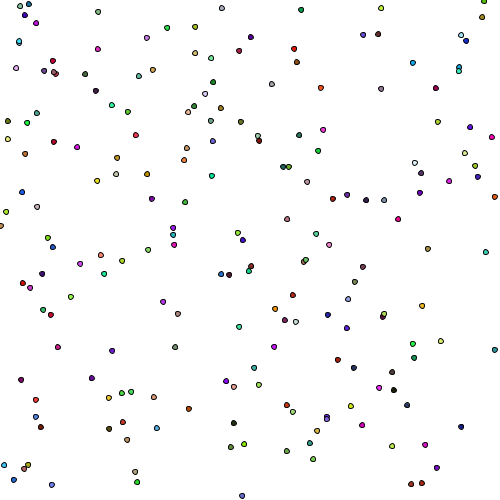
Frame 1 (no input)
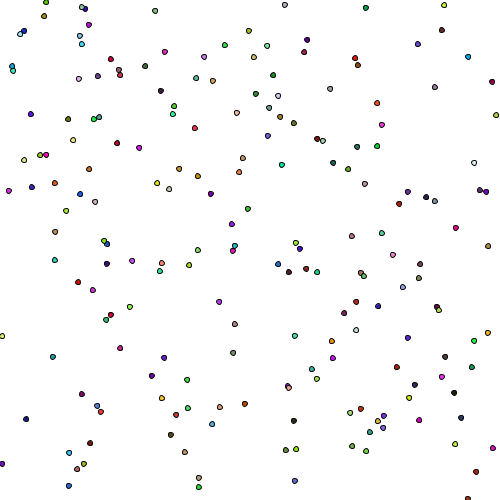
Frame 60 (the mouse pressed at the canvas centre just before this capture)
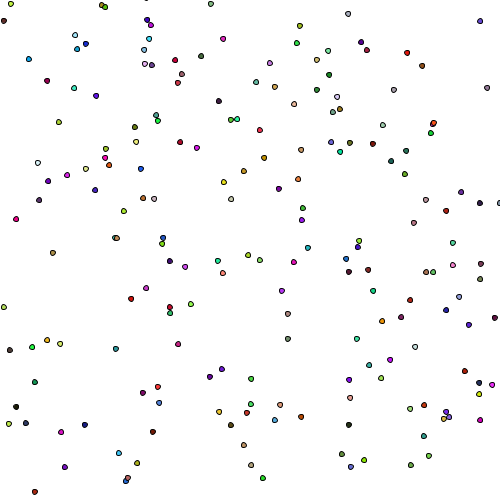
Frame 120 (the mouse held since frame 60 and released just before this capture)

The Processing sketch that drew these frames (run headless with seeded random() and noise(); from frame 60 on, the mouse is pressed at the canvas centre):

// Processing sketch: processing_168505
// ── processing_168505.pde


Cell[] myCells = new Cell[200];


void setup() {
  size(500, 500);
  for (int i = 0; i < myCells.length; i ++) {
    myCells[i] = new Cell();
  }
}

void draw() {
  background(255);
  for (int i=0; i< myCells.length; i++) {
    myCells[i].display();
    myCells[i].update();
    myCells[i].checkedges();
  }
}
void keyPressed(){
  save("processing.jpg");//export images

}
//declare variables

class Cell{
  
  float xlocation;
  float ylocation;
  float dia;
  boolean isseed;
  float cellred, cellgreen, cellblue;
  float lineweight;
  
  Cell(){
  
    xlocation = random(0,500);//random location
    ylocation = random(0,500);
    dia = 5;
    isseed = false;
    cellred = random(255);//random colours
    cellgreen = random(255);//random colours
    cellblue = random(255);//random colours
    lineweight = random(1);
  }
  
  void display(){
    stroke(lineweight);
    fill(cellred,cellgreen,cellblue);
    ellipse(xlocation, ylocation, dia,dia);
  }
  void update(){
    xlocation = xlocation+random(2);
    ylocation = ylocation+random(-2,2);
  }
  void checkedges() {
  if ((xlocation > (width)) || (xlocation< 0)) {
    xlocation=(2);
  }
}
}
